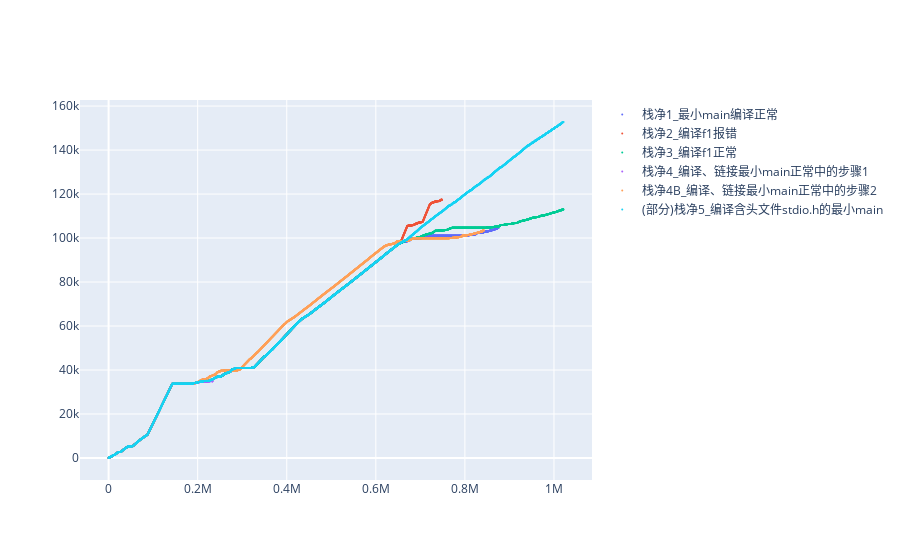
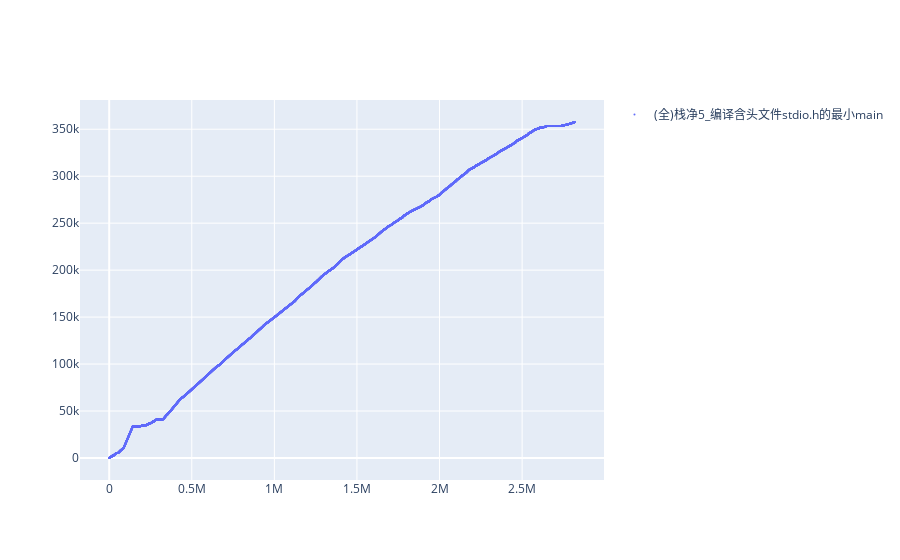

Here is the notebook cell these charts were saved with, in order:
### Markdown cell above
### 2.2  plotly作图 , 结果当然是和 seaborn一样了

> plotly作图 不会留在 .ipynb文件内，但比seaborn清晰。

### Code cell
栈净1_trace = graph_objs.Scatter(
 x = df1.滴答,
 y = df1.栈净,
 showlegend=True,
mode = 'markers',
marker=dict(size=2),
name="栈净1_最小main编译正常"
)


栈净2_trace = graph_objs.Scatter(
 x = df2.滴答,
 y = df2.栈净,
 showlegend=True,
mode = 'markers',
marker=dict(size=2),
name="栈净2_编译f1报错"
)

栈净3_trace = graph_objs.Scatter(
 x = df3.滴答,
 y = df3.栈净,
 showlegend=True,
mode = 'markers',
marker=dict(size=2),
name="栈净3_编译f1正常"
)

栈净4_trace = graph_objs.Scatter(
 x = df4.滴答,
 y = df4.栈净,
 showlegend=True,
mode = 'markers',
marker=dict(size=2),
name="栈净4_编译、链接最小main正常中的步骤1"
)

栈净4B_trace = graph_objs.Scatter(
 x = df4B.滴答,
 y = df4B.栈净,
 showlegend=True,
mode = 'markers',
marker=dict(size=2),
name="栈净4B_编译、链接最小main正常中的步骤2"
)

栈净5_trace = graph_objs.Scatter(
 x = df5.滴答,
 y = df5.栈净,
 showlegend=True,
mode = 'markers',
marker=dict(size=2),
name="(部分)栈净5_编译含头文件stdio.h的最小main"
)

栈净5Full_trace = graph_objs.Scatter(
 x = df5Full.滴答,
 y = df5Full.栈净,
 showlegend=True,
mode = 'markers',
marker=dict(size=2),
name="(全)栈净5_编译含头文件stdio.h的最小main"
)

#浏览器:
# plotly_offline.iplot([栈生_trace,栈死_trace])
# plotly_offline.iplot([ 栈净_trace])
plotly_offline.iplot([ 栈净1_trace,栈净2_trace,栈净3_trace,栈净4_trace,栈净4B_trace,栈净5_trace])
plotly_offline.iplot([ 栈净5Full_trace ])

### Figure 1 — Plotly figure (JSON) as saved in the notebook; plotly's stock layout.template omitted (floating-point values rounded to 4 significant figures; data arrays with more than 128 entries replaced by an {"elided": "..."} marker saying what was removed)
{"data": [{"marker": {"size": 2}, "mode": "markers", "name": "栈净1_最小main编译正常", "showlegend": true, "type": "scatter", "x": {"elided": "4386 int values"}, "y": {"elided": "4386 int values"}}, {"marker": {"size": 2}, "mode": "markers", "name": "栈净2_编译f1报错", "showlegend": true, "type": "scatter", "x": {"elided": "3751 int values"}, "y": {"elided": "3751 int values"}}, {"marker": {"size": 2}, "mode": "markers", "name": "栈净3_编译f1正常", "showlegend": true, "type": "scatter", "x": {"elided": "5117 int values"}, "y": {"elided": "5117 int values"}}, {"marker": {"size": 2}, "mode": "markers", "name": "栈净4_编译、链接最小main正常中的步骤1", "showlegend": true, "type": "scatter", "x": {"elided": "1170 int values"}, "y": {"elided": "1170 int values"}}, {"marker": {"size": 2}, "mode": "markers", "name": "栈净4B_编译、链接最小main正常中的步骤2", "showlegend": true, "type": "scatter", "x": {"elided": "4222 int values"}, "y": {"elided": "4222 int values"}}, {"marker": {"size": 2}, "mode": "markers", "name": "(部分)栈净5_编译含头文件stdio.h的最小main", "showlegend": true, "type": "scatter", "x": {"elided": "5117 int values"}, "y": {"elided": "5117 int values"}}], "layout": {}}

### Figure 2 — Plotly figure (JSON) as saved in the notebook; plotly's stock layout.template omitted (floating-point values rounded to 4 significant figures; data arrays with more than 128 entries replaced by an {"elided": "..."} marker saying what was removed)
{"data": [{"marker": {"size": 2}, "mode": "markers", "name": "(全)栈净5_编译含头文件stdio.h的最小main", "showlegend": true, "type": "scatter", "x": {"elided": "14124 int values"}, "y": {"elided": "14124 int values"}}], "layout": {}}
